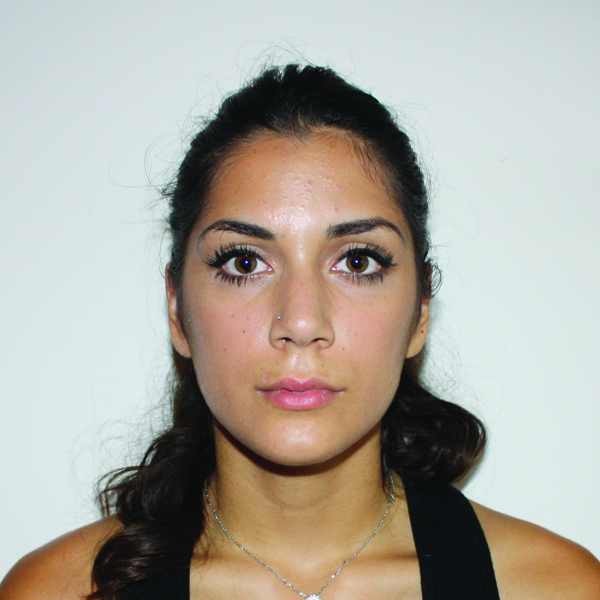
#> input picture Fall_2023/Project1/Part2/Project 1 Part 2 Download Sep 29, 2023 943 AM/495474-1939611 - Anjali Tangirala - Sep 25, 2023 938 PM/my_face.JPG, 600 x 600 px
$ jupyter execute 'Tangirala_Anjali_P2 (1).ipynb'
#> lines starting #> are read from the running program, lines starting #| are printed output that depends on the picture; after the words box and inside, x2 and y2 are one past the last pixel; in counts of white or black regions, pixels touching at a corner belong together
## Project 1: Part 2

Functions to adjust the image in case the histogram does not fill the RGB range

[cell 1]
import cv2
import numpy as np
import matplotlib.pyplot as plt

def adjust_brightness_contrast(image_array, alpha, beta):
    # Convert to floating point to avoid overflow and underflow
    temp = image_array.astype('float32')

    # Adjust contrast
    temp *= alpha

    # Adjust brightness
    temp += beta

    # Clip values to be in the range [0, 255]
    temp = np.clip(temp, 0, 255)

    return temp.astype('uint8')

def gamma_correction(img, gamma):
    # Normalize the image to [0, 1], apply gamma correction, and then scale back to [0, 255]
    corrected = 255.0 * (img / 255.0) ** gamma
    # Return the corrected image
    return np.uint8(corrected)

Importing the image into Jupyter Notebook and analyzing its RGB histogram.

[cell 2]
import numpy as np
import cv2
import matplotlib.pyplot as plt

# Load Image with default of color image
img = cv2.imread("my_face.JPG")
#> img is the input picture: shape (600, 600, 3); mean B, G, R 159.2, 169, 173.7

# Convert image_data to RGB due to openCV's architecture
img = cv2.cvtColor(img, cv2.COLOR_BGR2RGB)

#Displaying original image
plt.subplot(2, 2, 1)
plt.imshow(img, cmap="gray", vmin=0, vmax=255)
plt.title('Original Image')

#Plotting red channel of original image's histogram
plt.subplot(2, 2, 2)
hist = cv2.calcHist([img],[0],None,[256],[0,255])
#> hist = 256 values, max 15272 at index 219, min 0 at index 0, mean 1406.2
plt.plot(hist)
plt.xlim([0,255])

#Plotting green channel of original image's histogram
hist = cv2.calcHist([img],[1],None,[256],[0,255])
#> hist = 256 values, max 11245 at index 233, min 0 at index 0, mean 1406.2
plt.plot(hist)
plt.xlim([0,255])

#Plotting blue channel of original image's histogram
hist = cv2.calcHist([img],[2],None,[256],[0,255])
#> hist = 256 values, max 13221 at index 232, min 0 at index 0, mean 1406.2
plt.plot(hist)
plt.xlim([0,255])

plt.title('Original Histogram')
plt.tight_layout()
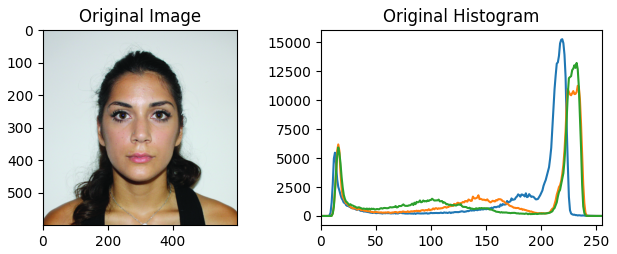
#> figure drawn by matplotlib, 2 panels; panel 2: curve peaks at x = 219, y = 15272; panel 2: curve peaks at x = 233, y = 11245; panel 2: curve peaks at x = 232, y = 13221

### Image Adjustment
I went ahead and experimented with adjusting the image using several of the histogram adjustment algorithms we discussed in class. In the end, it turns out the my image didn't really need anything. I could have guessed this based on the original histogram and how the image was processed when originally taken, but it was fun to learn!

#### Brightness & Contrast Linear Adjustment

[cell 3]
#Adjusting image using linear brightness contrast manipulation
bc_adjusted_img = adjust_brightness_contrast(img, 1.24, 5)
#> in adjust_brightness_contrast, `temp = np.clip(temp, 0, 255)`:
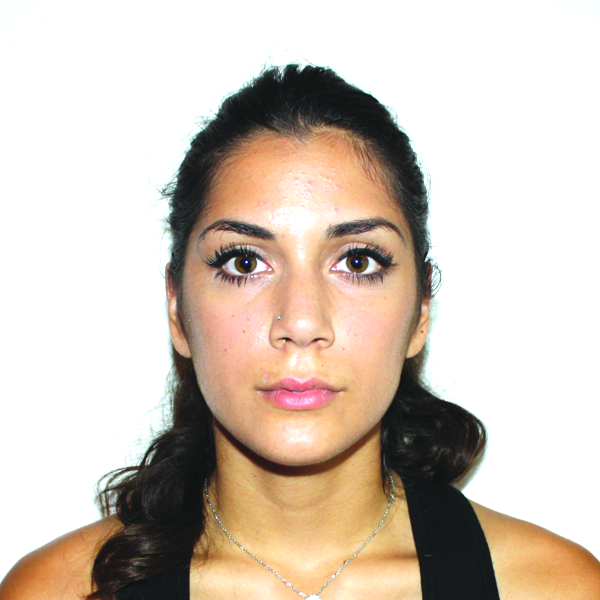
#> temp: shape (600, 600, 3) float32; mean R, G, B 210.6, 197.5, 185.5
#> in adjust_brightness_contrast, `return temp.astype('uint8')`:
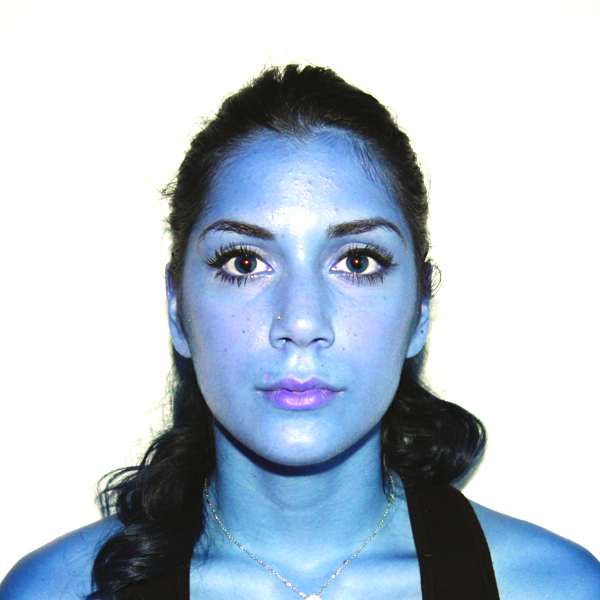
#> returned value: shape (600, 600, 3); mean of channels 0, 1, 2 209.9, 197, 184.9; drawn as B, G, R

plt.subplot(2, 2, 1)
plt.imshow(img, cmap="gray")
plt.title('Original Image')

#Plotting red channel of original image's histogram
plt.subplot(2, 2, 2)
hist = cv2.calcHist([img],[0],None,[256],[0,255])
#> hist = 256 values, max 15272 at index 219, min 0 at index 0, mean 1406.2
plt.plot(hist)
plt.xlim([0,255])

#Plotting green channel of original image's histogram
hist = cv2.calcHist([img],[1],None,[256],[0,255])
#> hist = 256 values, max 11245 at index 233, min 0 at index 0, mean 1406.2
plt.plot(hist)
plt.xlim([0,255])

#Plotting blue channel of original image's histogram
hist = cv2.calcHist([img],[2],None,[256],[0,255])
#> hist = 256 values, max 13221 at index 232, min 0 at index 0, mean 1406.2
plt.plot(hist)
plt.xlim([0,255])

plt.title("Original Histogram")

# Calculate histogram of brightness-contrast adjusted image
plt.subplot(2, 2, 3)
plt.imshow(bc_adjusted_img, cmap="gray", vmin=0, vmax=255)
plt.title('Adjusted Image')

#Plotting red channel of brightness contrast adjusted image's histogram
plt.subplot(2, 2, 4)
bc_adjusted_hist_red = cv2.calcHist([bc_adjusted_img],[0],None,[256],[0,255])
#> bc_adjusted_hist_red = 256 values, max 5464 at index 21, min 0 at index 0, mean 574.5
plt.plot(bc_adjusted_hist_red)
plt.xlim([0,255])

#Plotting green channel of brightness contrast adjusted image's histogram
bc_adjusted_hist_green = cv2.calcHist([bc_adjusted_img],[1],None,[256],[0,255])
#> bc_adjusted_hist_green = 256 values, max 6182 at index 24, min 0 at index 0, mean 646.2
plt.plot(bc_adjusted_hist_green)
plt.xlim([0,255])

#Plotting blue channel of brightness contrast adjusted image's histogram
bc_adjusted_hist_blue = cv2.calcHist([bc_adjusted_img],[2],None,[256],[0,255])
#> bc_adjusted_hist_blue = 256 values, max 5914 at index 24, min 0 at index 0, mean 648.2
plt.plot(bc_adjusted_hist_blue)
plt.xlim([0,255])

plt.title('BC-Adjusted Histogram')

plt.tight_layout()
plt.show()
#> figure, not shown here; panel 2: curve peaks at x = 219, y = 15272; panel 2: curve peaks at x = 233, y = 11245; panel 2: curve peaks at x = 232, y = 13221; panel 4: curve peaks at x = 21, y = 5464

Comparing the Gamma Correction Histogram with my original histogram.

[cell 4]
import numpy as np
import cv2
import matplotlib.pyplot as plt

def gamma_correction(img, gamma):
    # Normalize the image to [0, 1], apply gamma correction, and then scale back to [0, 255]
#> called with gamma = 0.5
    corrected = 255.0 * (img / 255.0) ** gamma
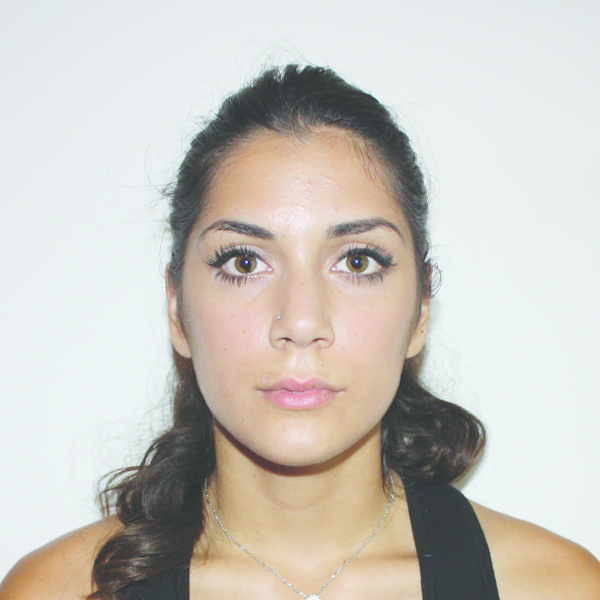
#> corrected: shape (600, 600, 3) float64; mean R, G, B 202.7, 199, 191.5
    # Return the corrected image
    return np.uint8(corrected)
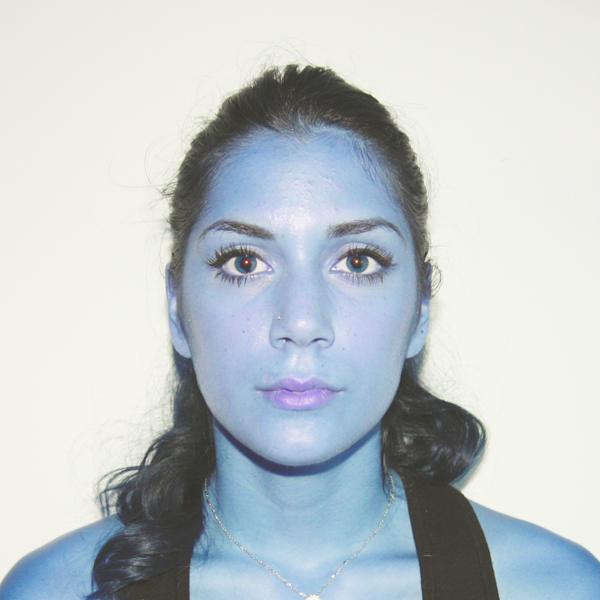
#> returned value: shape (600, 600, 3); mean of channels 0, 1, 2 202.1, 198.4, 190.9; drawn as B, G, R

# Load the image
img = cv2.imread("my_face.JPG")
img = cv2.cvtColor(img, cv2.COLOR_BGR2RGB)

# Apply gamma correction and display the result
gamma = 0.5
corrected_image = gamma_correction(img, gamma)

plt.subplot(2, 2, 1)
plt.imshow(img, cmap="gray")
plt.title('Original Image')

#Plotting red channel of original image's histogram
plt.subplot(2, 2, 2)
hist = cv2.calcHist([img],[0],None,[256],[0,255])
#> hist = 256 values, max 15272 at index 219, min 0 at index 0, mean 1406.2
plt.plot(hist)
plt.xlim([0,255])

#Plotting green channel of original image's histogram
hist = cv2.calcHist([img],[1],None,[256],[0,255])
#> hist = 256 values, max 11245 at index 233, min 0 at index 0, mean 1406.2
plt.plot(hist)
plt.xlim([0,255])

#Plotting blue channel of original image's histogram
hist = cv2.calcHist([img],[2],None,[256],[0,255])
#> hist = 256 values, max 13221 at index 232, min 0 at index 0, mean 1406.2
plt.plot(hist)
plt.xlim([0,255])

plt.title("Original Histogram")

# Calculate histogram of gamma adjusted image
plt.subplot(2, 2, 3)
plt.imshow(corrected_image, vmin=0, vmax=255)
plt.title('Adjusted Image')

#Plotting red channel of brightness contrast adjusted image's histogram
plt.subplot(2, 2, 4)
gm_adjusted_hist_red = cv2.calcHist([corrected_image],[0],None,[256],[0,255])
#> gm_adjusted_hist_red = 256 values, max 30201 at index 236, min 0 at index 0, mean 1406.2
plt.plot(gm_adjusted_hist_red)
plt.xlim([0,255])

#Plotting green channel of gamma adjusted image's histogram
gm_adjusted_hist_green = cv2.calcHist([corrected_image],[1],None,[256],[0,255])
#> gm_adjusted_hist_green = 256 values, max 21952 at index 243, min 0 at index 0, mean 1406.2
plt.plot(gm_adjusted_hist_green)
plt.xlim([0,255])

#Plotting blue channel of gamma adjusted image's histogram
gm_adjusted_hist_blue = cv2.calcHist([corrected_image],[2],None,[256],[0,255])
#> gm_adjusted_hist_blue = 256 values, max 25908 at index 243, min 0 at index 0, mean 1406.2
plt.plot(gm_adjusted_hist_blue)
plt.xlim([0,255])

plt.title('Gamma-Adjusted Histogram')

plt.tight_layout()
plt.show()
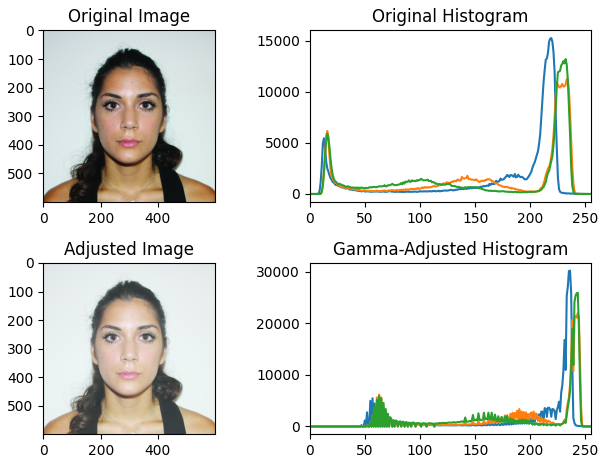
#> figure drawn by matplotlib, 4 panels; panel 2: curve peaks at x = 219, y = 15272; panel 2: curve peaks at x = 233, y = 11245; panel 2: curve peaks at x = 232, y = 13221; panel 4: curve peaks at x = 236, y = 30201

In this section, I created a mask of only my face using slicing of arrays to cut out the surrounding environment.

[cell 5]
img = cv2.imread("my_face.JPG")
img = cv2.cvtColor(img,cv2.COLOR_BGR2RGB)
img_masked = img[100:480, 180:420]
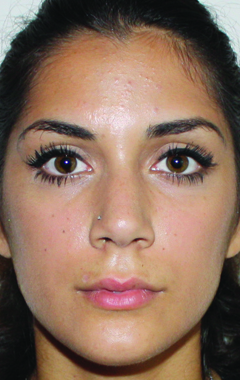
#> img_masked: shape (380, 240, 3); mean R, G, B 139.3, 110.8, 93
plt.imshow(img_masked)

I then converted the mask to HSV using openCV's color conversion function. As when I had first been introduced to the concept, I noticed that my HSV histogram would change when I ran it multiple times. As I explored this anomoly, it became clear that I was simply reassigning my masked image to the HSV representation, and that by running this several times, I was trying to convert my already HSV-represented information from RGB to HSV again. I ran the following code exactly three times, the unaware that I was simply converting HSV to HSV using RGB conditions the second two times.

**`img_masked = cv2.cvtColor(img_masked,cv2.COLOR_RGB2HSV)`**

However, as I continued through the pipeline, and extracted my necessary Hue, Saturation and Value points, found the pixel values in that detected range, and then use Bitwise And to extract only the skin of my face, I then got the intended result.

As I backtracked through my work and further analyzed my results, I realized the redudancy and corrected for it. When trying to extract HSV values for identifying inRange, I could not seem to find values that properly represented only the skin on my face as I had with my original mistake. Therefore, I run the RGB to HSV conversion redundantly an additional 2 times, and display the results. I'm guessing somehow my skin's features, through conversion, became emphasized, be it by accident or mathematical logit. Further analysis should be performed to identify if it was really an anomaly or not.

[cell 6]
img = cv2.imread("my_face.JPG")
img = cv2.cvtColor(img,cv2.COLOR_BGR2RGB)
img_masked = img[100:480, 180:420]

#Convert color to HSV
for i in range(3):
  img_masked = cv2.cvtColor(img_masked,cv2.COLOR_RGB2HSV)

#Hue plot
hist = cv2.calcHist([img_masked],[0],None,[256],[0,255])
#> hist = 256 values, max 6053 at index 83, min 0 at index 180, mean 356.2
plt.plot(hist,color='red')
plt.xlim([0,255])

#Saturation plot
hist = cv2.calcHist([img_masked],[1],None,[256],[0,255])
#> hist = 256 values, max 5696 at index 143, min 0 at index 0, mean 353.8
plt.plot(hist,color='blue')
plt.xlim([0,255])

#Value
hist = cv2.calcHist([img_masked],[2],None,[256],[0,255])
#> hist = 256 values, max 4506 at index 239, min 0 at index 0, mean 350.9
plt.plot(hist,color='green')
plt.xlim([0,255])

plt.legend(["hue","saturation","value"],loc = 'upper left')
plt.title("HSV Histogram of Mask")
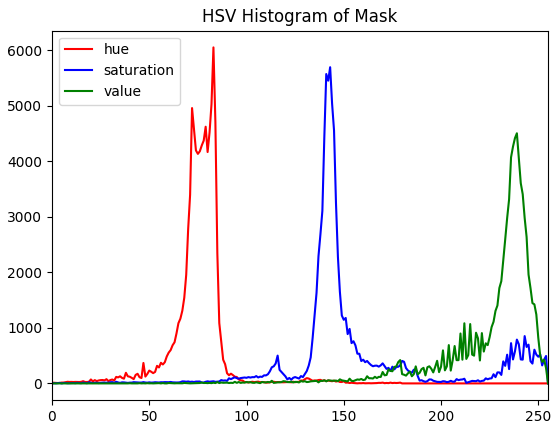
#> figure drawn by matplotlib, 1 panel; curve peaks at x = 83, y = 6053; curve peaks at x = 143, y = 5696; curve peaks at x = 239, y = 4506

[cell 7]
#lower-bound tuple of (Hue, Saturation, Value)
lower_bound = (50,125,222)
#upper-bound tuple of (Hue, Saturation, Value)
upper_bound = (90,150,250)
#finding values in the tonal range of my skin based on my upper and lower bounds
skin_image = cv2.inRange(img_masked, lower_bound, upper_bound)
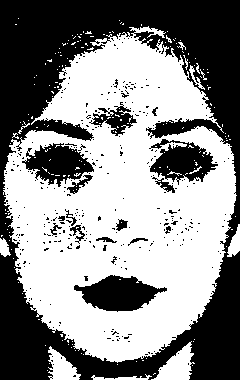
#> skin_image: shape (380, 240); 54.2% white; 332 black regions (316 under 20 px), largest, box (x1, y1, x2, y2) and area: (0, 0, 240, 380) 34078, (74, 275, 167, 312) 2027, (22, 143, 94, 187) 1721
plt.imshow(skin_image)

##Final Result!

Slightly creepy...

[cell 8]
img = cv2.imread("my_face.JPG")
img = cv2.cvtColor(img,cv2.COLOR_BGR2RGB)
img_masked = img[100:480, 180:420]
plt.imshow(img_masked)
#Combining the pixel values of my tonally extracted mask with the original mask of my face to create an image of only my skin tone
output_image = cv2.bitwise_and(img_masked, img_masked, mask = skin_image)
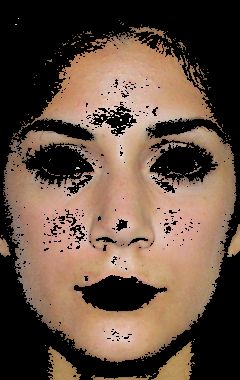
#> output_image: shape (380, 240, 3); mean R, G, B 101.3, 79.5, 64.9
plt.imshow(output_image)
